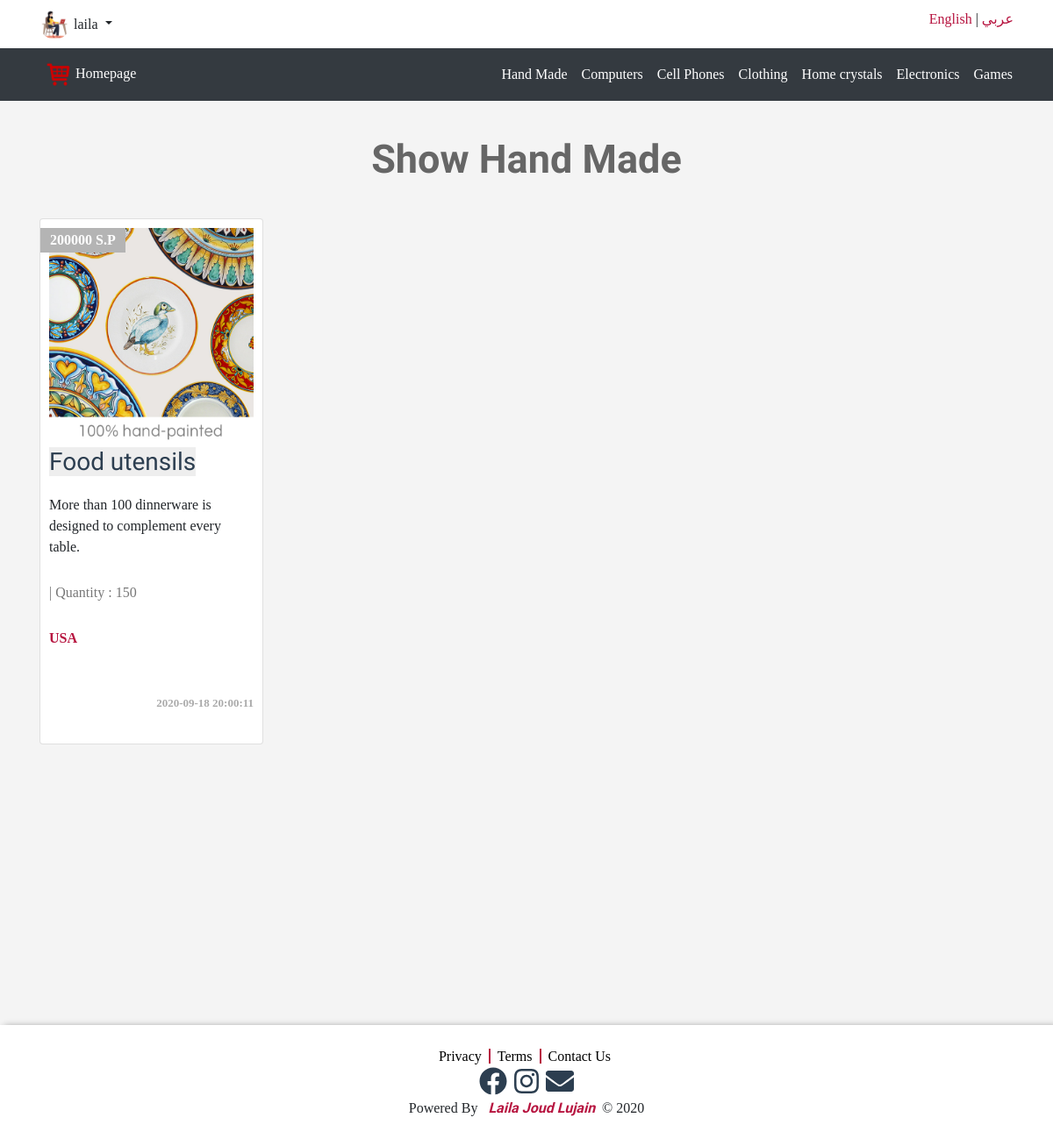
Page /categories.php?pageid=12&lang=en (signed in) on the committed database.
### tables this page shows
CREATE TABLE `users` (
  `UserID` int(11) NOT NULL COMMENT 'to identify user',
  `Username` varchar(255) NOT NULL COMMENT 'Username to login',
  `Password` varchar(255) NOT NULL COMMENT 'password to login',
  `Email` varchar(255) NOT NULL,
  `FullName` varchar(255) NOT NULL,
  `GroupID` int(11) NOT NULL DEFAULT '0' COMMENT 'Identify user Group',
  `RegStatus` int(11) NOT NULL DEFAULT '0' COMMENT 'User Approval',
  `Date` date NOT NULL,
  `avatar` varchar(255) NOT NULL DEFAULT '385-3856300_no-avatar-png.png'
);

CREATE TABLE `categories` (
  `ID` int(11) NOT NULL,
  `Name` varchar(255) NOT NULL,
  `Description` text NOT NULL,
  `parent` int(11) NOT NULL,
  `Ordering` int(11) DEFAULT NULL,
  `ar_Name` varchar(50) DEFAULT NULL
);

CREATE TABLE `items` (
  `Item_ID` int(11) NOT NULL,
  `Name` varchar(255) NOT NULL,
  `Description` text NOT NULL,
  `Price` varchar(255) NOT NULL,
  `Add_Date` varchar(255) NOT NULL,
  `Country_Made` varchar(255) NOT NULL,
  `Status` varchar(255) NOT NULL,
  `Approve` tinyint(4) NOT NULL DEFAULT '0',
  `Cat_ID` int(11) NOT NULL,
  `Member_ID` int(11) NOT NULL,
  `tags` varchar(255) NOT NULL,
  `quantity` int(11) NOT NULL,
  `item_photo` varchar(255) NOT NULL
);

### init.php (called while the page is built, shortened)
<?php
include 'admin/connect.php';
      $func = 'includes/functions/';
		  $css  = 'layout/css/';
        include  $func.'functions.php';
        include $tbl.'header.php';
?>

### includes/functions/functions.php (called while the page is built, shortened)
<?php
function getAllfrom ($field , $table ,$Where =NULL , $and =NULL,$orderfield ,$ordering ='DESC'){
  global $conn;
    $getAll = $conn ->prepare("SELECT $field FROM  $table $Where $and ORDER BY $orderfield $ordering  ");
    $getAll->execute();
    $all =  $getAll -> fetchAll();
    return  $all;
}
?>

### categories.php (the view, shortened to what this page needs)
<?php
	include 'init.php';
?>
<?php
 $category =intval($_GET['pageid']);
 $category=getAllfrom("*","categories" ,"WHERE ID = {$category} " ,"","ID","");
 foreach ( $category as $cat ){
  ?>
  <?php
  if ($_GET['lang']=="en")
  {
		 ?>
			<div class="container">
			<h1 class="text-center"><?php echo $lang['SHOW'] ;?> <?php echo $cat['Name']?>  </h1>
			<div class="row">
		<?php
  }else if($_GET['lang']=="ar")
	{
		$_SESSION['lang'] = "ar" ;
			?>
			<div class="container">
			<h1 class="text-center"><?php echo $lang['SHOW'] ;?> <?php echo $cat['ar_Name']?>  </h1>
			<div class="row">
		<?php
	}
}
	  if (isset($_GET['pageid']) && is_numeric($_GET['pageid'])) {
	              $category =intval($_GET['pageid']);
				  $allItems = getAllfrom("*","items" ,"WHERE Cat_ID = {$category} " ,"AND Approve = 1","Item_ID");
                          if (count($allItems) > 0) {
					             foreach ($allItems as $item) {
									echo "<div class=' col-sm-6 col-md-4 col-lg-3 '>";
									echo "<div class='card item-box ' style='height:600px;'>";
									   echo "<span class ='price-tag' >". $item['Price']." ".$lang['S.P']."</span>";
									   echo "<img class='img-fluid img-item ' src='admin\uploads\items\\".$item['item_photo']."' alt='' />";
									   echo "<div class='caption'>";
										   echo "<h3><a href='items.php?itemid=" . $item['Item_ID'] . "'>" . $item['Name'] . "</a></h3>";
										   echo "<p class='description' style='height:80px;'>" . $item['Description'] . "</p>";
										   echo"<p><span style='color:#777;'></br>|  ".$lang['QUANTITY']." : ".$item['quantity']."</span></p>";
										   if (isset($_SESSION['user'])) {
												if( $item['Member_ID'] == $info['UserID'] || $item['quantity']==0)
												 echo "<p class='country'>" . $item['Country_Made'] ."</p>";
												else
													echo " <p class='country' >" . $item['Country_Made'] ."  <a href='index.php?add_card=".$item['Item_ID']."' class='btn btn-dark btn-sm'><i class ='fa fa-plus'></i>&nbsp; ".$lang['ADD_TO_CARD']."</a></p>";
										  }
										  else if($item['quantity']==0)
										  {echo "<p class='country'>" . $item['Country_Made'] ."</p>";}
										   else echo "<p class='country'>" . $item['Country_Made'] ." <a href='login.php' class='btn btn-dark btn-sm'><i class ='fa fa-plus'></i>&nbsp; ".$lang['ADD_TO_CARD']."</a></p>";
										   echo "<div class='date'>" . $item['Add_Date'] . "</div>";
									   echo "</div>";
									echo "</div>";
								echo "</div>";
								 }
						}else {
							echo "<div class='container'>";
							echo "<div class='alert alert-danger'>".$lang['NO_ITEMS']."</div>";
							echo "</div>";
						}
		  }else{
					         echo "<div class ='container'>";
					             echo "<div class ='alert alert-danger'>".$lang['ADD_PAGE_ID']."</div>";
							 echo "</div>";
                  }
			?>
   </div>
</div>
<div style="margin-top:280px;">
 <?php
include $tbl."footer.php";
ob_end_flush();			?>

### includes/templates/header.php (shortened to what this page needs)
<!DOCTYPE html>
   <html>
	   <head>
		   	<link rel="stylesheet" href="<?php  echo $css;?>bootstrap.min.css"/>
		    <link rel="stylesheet" href="<?php  echo $css;?>fontawesome.min.css"/>
            <link rel="stylesheet" href="<?php  echo $css;?>brands.min.css"/>
            <link rel="stylesheet" href="<?php  echo $css;?>solid.min.css"/>
		    <link rel="stylesheet" href="<?php  echo $css;?>jquery-ui.css"/>
		    <link rel="stylesheet" href="<?php  echo $css;?>jquery.selectBoxIt.css"/>
		   	<link rel="stylesheet" href="<?php  echo $css;?>front.css"/>
	   </head>
   <body>
  <div  class="upper-bar">
     <div  class="container">
     	<?php
		  if(isset($_SESSION['user']))
			   {    $getUser = $conn ->prepare(" SELECT * FROM users Where Username = ? ");
					$getUser->execute(array($sessionUser));
					$info = $getUser -> fetch();
			    ?>
				    <img  class ="my-image img-fluid rounded-circle " src='<?php
			        if($info['avatar'] == '385-3856300_no-avatar-png.png')
			        echo $info['avatar'] ;
			        else echo "admin\uploads\avatars\\". $info['avatar']; ?>' alt='' />
	                        <div class="btn-group my-info " role="group">
	                        	<span id="btnGroupDrop1" class=" dropdown-toggle" data-toggle="dropdown" aria-haspopup="true" aria-expanded="false">
	                        		<?php echo $_SESSION['user'] ?>
	                        	</span>
							</div>
							<?php
						if (isset($_GET['pageid']) && is_numeric($_GET['pageid'])) {
							$category =intval($_GET['pageid']);
							?>
					     <div class="float-right ">
						    <a href="?pageid=<?php echo $category; ?>&lang=en" class="login-logout"><?php echo $lang['lang_en'] ?></a>
						  | <a href="?pageid=<?php echo $category; ?>&lang=ar" class="login-logout"><?php echo $lang['lang_ar']?></a>
						 </div>
					<?php
						}
     	  } ?>
     </div>
   </div>
		<nav class="navbar navbar-expand-lg navbar-dark bg-dark navbar-inverse ">
          <div class="container">
            <a class="navbar-brand " href="index.php?lang=<?php echo $_SESSION['lang']; ?>"><img class="logo" src="red-simple-shopping-cart-icon-12.png">  <?php echo $lang['HOME']?></a>
				  <div class="collapse navbar-collapse justify-content-end" id="app-nav">
				    <ul class="nav navbar-nav " >
				         <?php
								if ($_SESSION['lang']=="en")
									{
										$allCats = getAllfrom("*" , "categories", "WHERE parent = 0","","ID","ASC");
										foreach ( $allCats as $cat )
										 {
											echo "<li class ='nav-item active' >
													<a href ='categories.php?pageid=".$cat['ID']."&lang=".$_SESSION['lang']."' class ='nav-link'>
													" . $cat['Name'] . "
													</a>
													</li>";
									      }
							    	}else if($_SESSION['lang']=="ar")
									  {
										  $allCats = getAllfrom("*" , "categories", "WHERE parent = 0","","ID","ASC");
									      foreach ( $allCats as $cat )
											{
												echo "<li class ='nav-item active' >
														<a href ='categories.php?pageid=".$cat['ID']."&lang=".$_SESSION['lang']."' class ='nav-link'>
														" . $cat['ar_Name'] . "
														</a>
														</li>";
											}
									  }
				          ?>
				   </ul>
	       </div>
	   </div>
		</nav>

### layout/css/front.css (style rules this page uses)
body { background-color: #f4f4f4; font-size: 16px; font-family: cursive; }
h3 { font-family: 'Courgette', cursive; }
h1 { font-family: 'Courgette', cursive; font-size: 45px; margin: 40px 0 ; font-weight: bold; color: #666; }
.navbar { border-radius: 0; margin-bottom: 0; padding-left: 30px; padding-bottom: 5px; padding-top: 5px; }
.navbar-brand { font-size: 1em; }
a.nav-link ,.navbar-brand { padding: 10px 1px; }
.navbar .container .navbar-brand { font-size: 1em; margin-left: 0px; margin-right: 8px; padding-left: 0px; }
.navbar-nav .nav-link { margin-left: 0px; padding-left: 0px; }
.dropdown-toggle { margin-right: 130px; }
.upper-bar { padding: 10px; background-color: #fff; }
.my-image { width: 35px; height: 35px; }
nav .container .logo { width: 30px; height: 30px; }
.item-box { position: relative; padding: 10px; margin-bottom: 40px; }
.item-box .price-tag ,.item-box-profile .price-tag { background-color: #b4b4b4; padding: 2px 11px; position: absolute; left: 0px; top: 10px; font-weight: bold; color: #fff; }
.item-box .caption p { height: 60px; max-height: 60px; }
.item-box .caption a ,.item-box-profile .caption a { color: #2c3e50; text-decoration: none; background-color:#eee; border: none; }
.card .date { text-align: right; font-size: 13px; color: #AAA; font-weight: bold; }
.caption .country { color: #b71540; font-weight: bold; }
.caption .description { margin-top: 20px; }
.img-item { max-width: 100%; height: 250px; width: 250px; }
.upper-bar .container a .login-logout ,.login-logout { text-decoration: none; color: #b71540; }

### rows in the picture
users: avatar (picture)
categories: Name "Hand Made"
categories: Name "Computers"
categories: Name "Cell Phones"
categories: Name "Clothing"
categories: Name "Home crystals"
categories: Name "Electronics"
categories: Name "Games"
items: Price "200000", item_photo (picture), Name "Food utensils", Description "More than 100 dinnerware is designed to complement every table.", quantity "150", Country_Made "USA", Add_Date "2020-09-18 20:00:11"

### other values in the picture
$_SESSION['user'] "laila"
$lang['lang_en'] "English"
$lang['lang_ar'] "عربي"
$lang['HOME'] "Homepage"
$lang['PRIVACY'] "Privacy"
$lang['TERMS'] "Terms"
$lang['CONTACT_US'] "Contact Us"
$lang['POWERED_BY'] "Powered By"
$lang['LAILA'] "Laila"
$lang['JOUD'] "Joud"
$lang['LUJAIN'] "Lujain"
